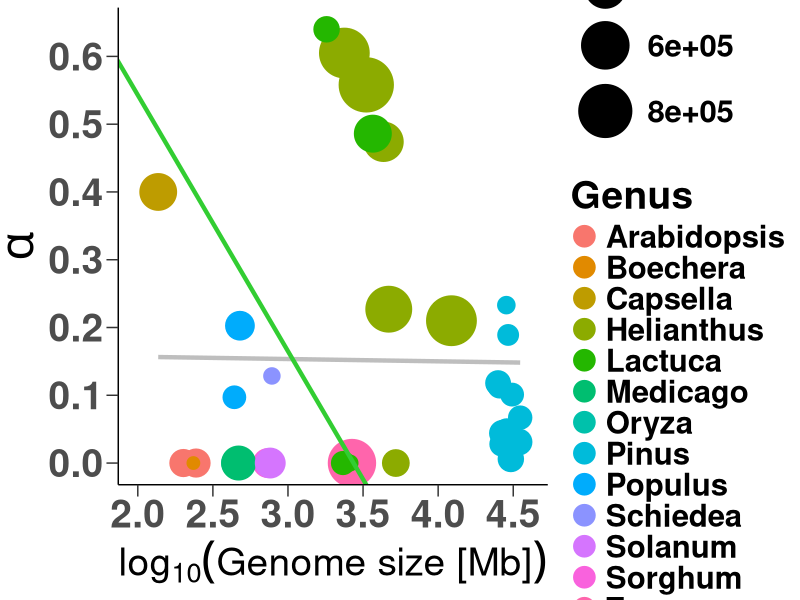
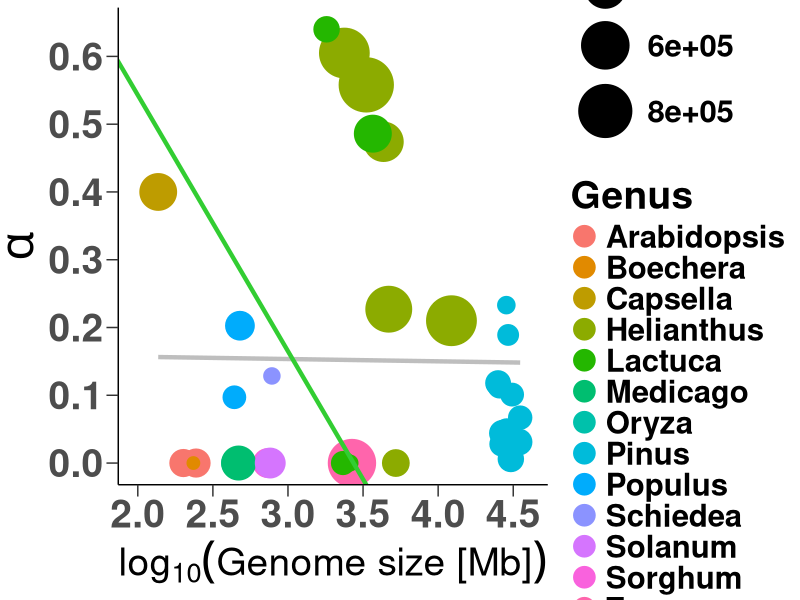

These figures' R source, in order: (Note: this script raises an error after producing the figures.)
## ---- chunk 1
knitr::opts_chunk$set(echo = TRUE)
## ---- chunk 2

library(ggplot2)
library(cowplot)
library(viridis)
alpha_raw <- read.csv("../data/alpha_values.csv",header = T)
## ---- chunk 3

myshapes <- data.frame(name=factor(alpha_raw$genus),
                       num=as.numeric(factor(alpha_raw$genus)))
shapes <- as.numeric(factor(alpha_raw$genus))
shapes <- replace(shapes,shapes<=3,16)
shapes <- replace(shapes,shapes>=9,16)
shapes <- replace(shapes,shapes==6,16)
shapes <- replace(shapes,shapes==7,16)
shapes <- replace(shapes,shapes==4,17) # Helianthus triangle
shapes <- replace(shapes,shapes==8,18)  #Pinus dimond
shapes <- replace(shapes,shapes==5,15)  # Lactuca box
myshapes$shapes <- shapes

aplot <- ggplot(alpha_raw, aes(x=log(genome_1C_mb,10), 
                               y=derived_alpha)) +
 geom_smooth(data=alpha_raw,aes(x=log(genome_1C_mb,10),y=derived_alpha),method = "lm", se = FALSE,color='grey',size=1.5)+
  geom_point(aes(color=genus,size=Ne)) + 
  scale_size_continuous(range = c(4, 18))+ 
  scale_x_continuous(breaks = seq(2, 5.5, by = 0.5),
                     limits = c(2,4.6)) + 
  scale_y_continuous(breaks = seq(0, .6, by = 0.1)) + 
  theme_classic() + 
  theme(text = element_text(face="bold",size = 28),
        axis.ticks.length=unit(3,"mm"),
        axis.title.y = element_text(size = 34,face='bold')) + 
    guides(colour = guide_legend(override.aes = list(size=7))) +
  labs(x = expression(log[10]("Genome size [Mb]")), 
       y = expression(alpha),
       colour = "Genus",size=expression(paste(N[e]))) +
  # Add phylogenetically corrected regression line
  geom_abline(intercept=1.299,slope=-0.378,color='limegreen',size=1.5) +
  theme(axis.text=element_text(size=28),axis.title.x=element_text(size=28,face="bold"))

aplot
ggsave("../figure/Figure3_alpha_GS.pdf",plot = aplot,width = 14,height = 8,dpi = 400)

## ---- chunk 4
ggplotColours <- function(n = 6, h = c(0, 360) + 15){
  if ((diff(h) %% 360) < 1) h[2] <- h[2] - 360/n
  hcl(h = (seq(h[1], h[2], length = n)), c = 100, l = 65)
}

## ---- chunk 5
heli<- filter(alpha_raw,genus %in% c('Helianthus'))

ggplot(heli, aes(x=genome_1C_mb,y=derived_alpha)) +
 geom_smooth(data=heli,aes(x=genome_1C_mb,y=derived_alpha),method = "lm", se = FALSE,color='grey',size=1.5)+
  geom_point(aes(size=Ne),color=ggplotColours(n=12)[4]) + 
  scale_size_continuous(range = c(4, 18))+ 
  theme(text = element_text(face="bold",size = 18),
        axis.ticks.length=unit(3,"mm")) + 
  labs(x = "Genome size [Mb]", 
       y = expression(alpha),
       colour = "Genus",size=expression(paste(N[e]))) +
  theme(axis.text=element_text(size=24),axis.title=element_text(size=28,face="bold"),text=element_text(size=24))
  # Add phylogenetically corrected regression line


ggsave("../figure/Alpha_GS_helianthus.png",width = 12.5,height = 8)

## ---- chunk 6
pinus<- filter(alpha_raw,genus %in% c('Pinus'))

ggplot(pinus, aes(x=genome_1C_mb,y=derived_alpha)) +
 geom_smooth(data=pinus,aes(x=genome_1C_mb,y=derived_alpha),method = "lm", se = FALSE,color='grey',size=1.5)+
  geom_point(aes(size=Ne),color=ggplotColours(n=12)[8]) + 
  scale_size_continuous(range = c(4, 18))+ 
  theme(text = element_text(face="bold",size = 18),
        axis.ticks.length=unit(3,"mm")) + 
  labs(x = "Genome size [Mb]", 
       y = expression(alpha),
       colour = "Genus",size=expression(paste(N[e]))) +
  theme(axis.text=element_text(size=24),axis.title=element_text(size=28,face="bold"),text=element_text(size=24))
  # Add phylogenetically corrected regression line


ggsave("../figure/Alpha_GS_pinus.png",width = 12.5,height = 8)
